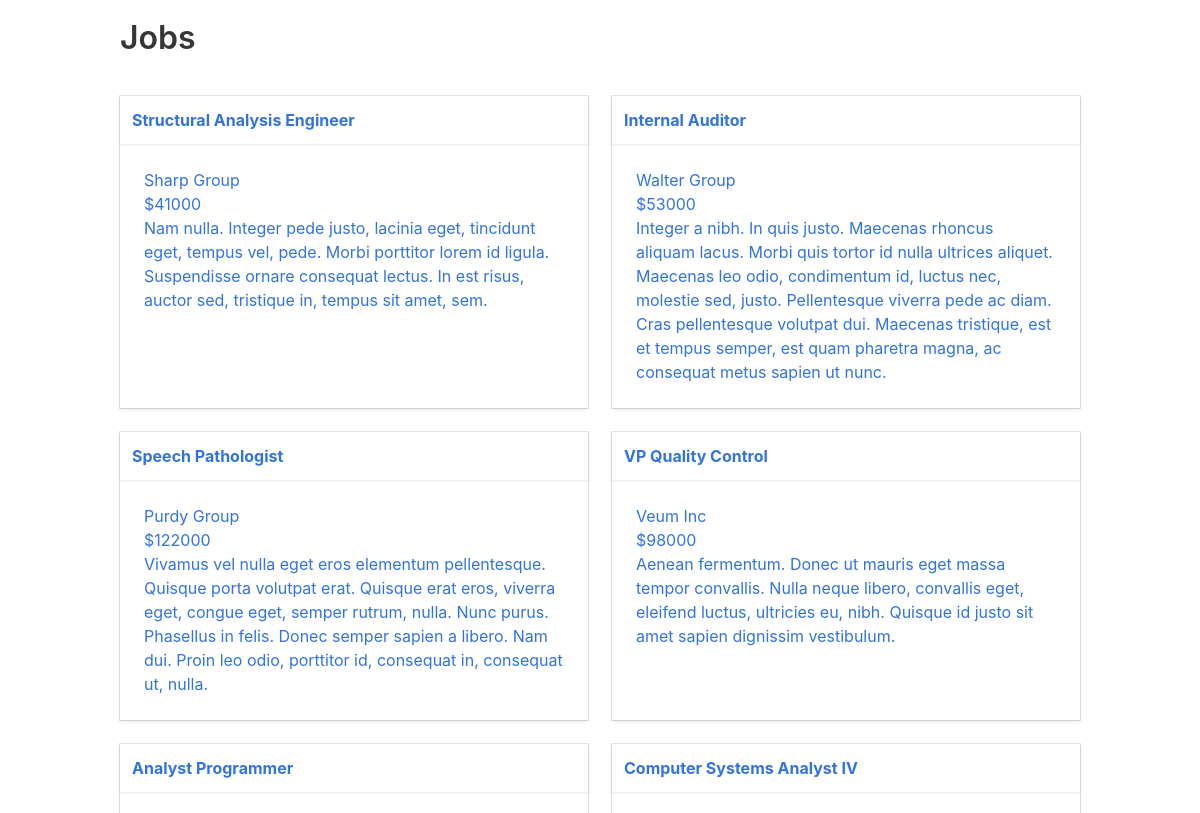
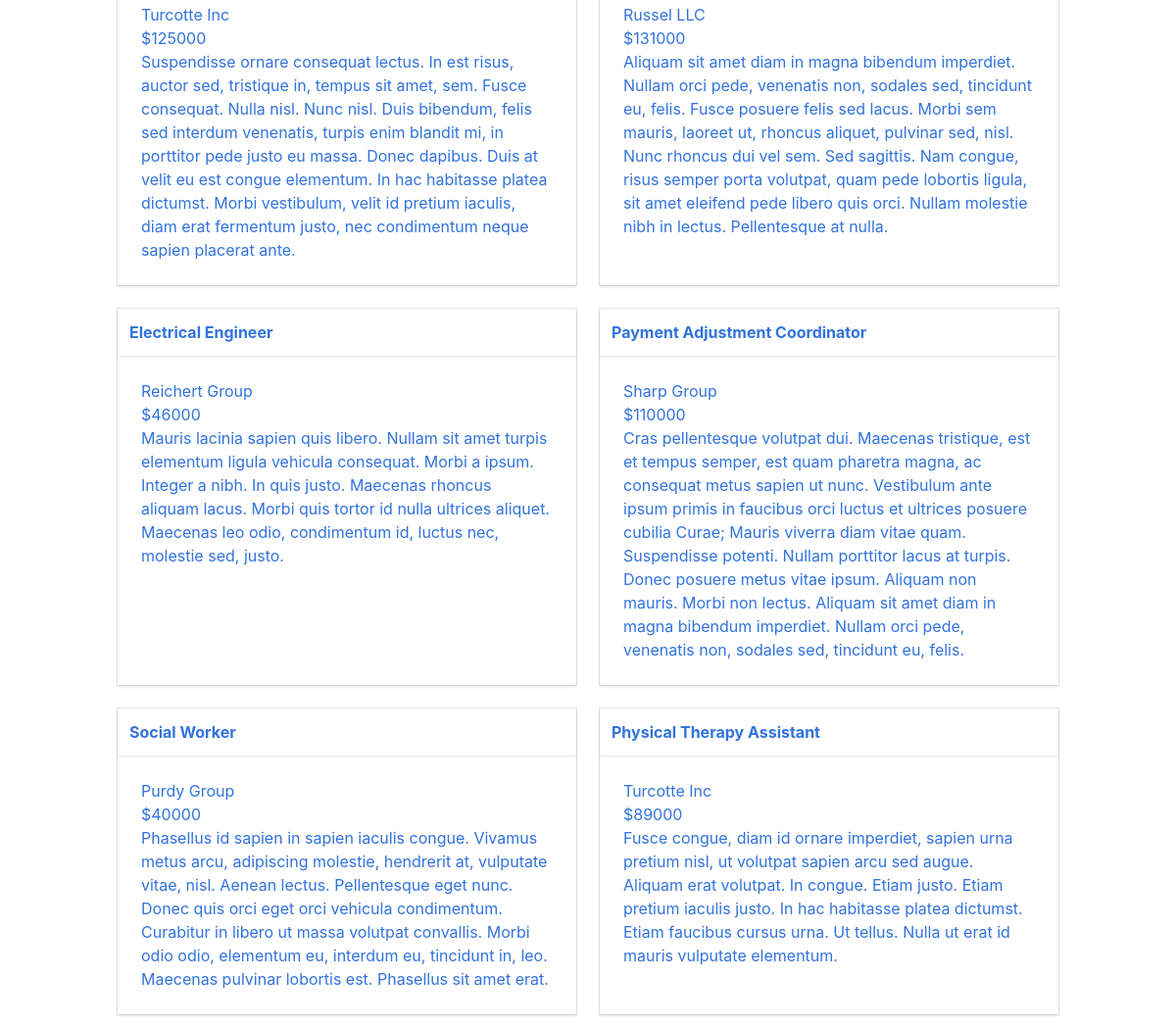
Page /jobs on the committed database (2 pictures, top to bottom).
### tables this page shows
CREATE TABLE "job" (
"id" INTEGER PRIMARY KEY AUTOINCREMENT,
"title" VARCHAR,
"description" TEXT,
"salary" VARCHAR,
"employer_id" INTEGER
);

CREATE TABLE "employer" (
"id" INTEGER PRIMARY KEY AUTOINCREMENT,
"name" VARCHAR,
"description" TEXT,
"address" VARCHAR,
"city" VARCHAR,
"state" VARCHAR,
"zip" VARCHAR
);

### jobs/app.py (the view)
@app.route('/')
@app.route('/jobs')
def jobs():
    jobs = execute_sql('SELECT job.id, job.title, job.description, job.salary, employer.id as employer_id, employer.name as employer_name FROM job JOIN employer ON employer.id = job.employer_id')
    return render_template('index.html', jobs=jobs)

### jobs/app.py (called while the page is built)
def open_connection():
    connection = getattr(g, '_connection', None)
    if connection == None:
        connection = g._connection = sqlite3.connect(PATH)
    connection.row_factory = sqlite3.Row
    return connection

def execute_sql(sql, values=(), commit=False, single=False):
    connection = open_connection()
    cursor = connection.execute(sql, values)
    if commit == True:
        results = connection.commit()
    else:
        results = cursor.fetchone() if single else cursor.fetchall()
    cursor.close()
    return results

@app.teardown_appcontext
def close_connection(exception):
    connection = getattr(g, '_connection', None)
    if connection is not None:
        connection.close()

### jobs/templates/index.html
{% extends 'layout.html' %}
{% block content %}
  <div class="columns">
    <div class="column">
      <h1>Jobs</h1>
    </div>
    <div class="column is-one-fifth">
    </div>
  </div>
  {{ show_jobs(jobs) }}
{% endblock %}

### jobs/templates/_macros.html
{% macro show_job(job) %}
<div class="card adjust-height">
  <header class="card-header">
    <p class="card-header-title">
      <a href="{{ url_for('job', job_id=job['id']) }}">
        {{ job['title'] }}
      </a>
    </p>
  </header>
  <div class="card-content">
    <div class="content">
      <p>
        <a href="{{ url_for('employer', employer_id=job['employer_id']) }}">
          {{ job['employer_name' ]}}
          <br>
          ${{ job['salary'] }}
          <br>
          {{ job['description'] }}
        </a>
      </p>
    </div>
  </div>
</div>
{% endmacro %}
{% macro show_jobs(jobs) %}
<div class="columns is-multiline">
  {% for job in jobs %}
    <div class="column is-half">
      {{ show_job(job) }}
    </div>
  {% endfor %}
</div>
{% endmacro %}

### jobs/static/css/app.css (style rules this page uses)
.adjust-height { height: 100%; }

### rows in the picture
job: title "Structural Analysis Engineer", name "Sharp Group", salary "41000", description "Nam nulla. Integer pede justo, lacinia eget, tincidunt eget, tempus vel, pede. Morbi porttitor lorem id ligula. Suspendisse ornare consequat lectus. In est risus, auctor sed, tristique in, tempus sit amet, sem."
job: title "Internal Auditor", name "Walter Group", salary "53000", description "Integer a nibh. In quis justo. Maecenas rhoncus aliquam lacus. Morbi quis tortor id nulla ultrices aliquet. Maecenas leo odio, condimentum id, luctus nec, molestie sed, justo. Pellentesque viverra pede ac diam. Cras pellentesque volutpat dui. Maecenas tristique, est et tempus semper, est quam pharetra magna, ac consequat metus sapien ut nunc."
job: title "Speech Pathologist", name "Purdy Group", salary "122000", description "Vivamus vel nulla eget eros elementum pellentesque. Quisque porta volutpat erat. Quisque erat eros, viverra eget, congue eget, semper rutrum, nulla. Nunc purus. Phasellus in felis. Donec semper sapien a libero. Nam dui. Proin leo odio, porttitor id, consequat in, consequat ut, nulla."
job: title "VP Quality Control", name "Veum Inc", salary "98000", description "Aenean fermentum. Donec ut mauris eget massa tempor convallis. Nulla neque libero, convallis eget, eleifend luctus, ultricies eu, nibh. Quisque id justo sit amet sapien dignissim vestibulum."
job: title "Analyst Programmer", name "Turcotte Inc", salary "125000", description "Suspendisse ornare consequat lectus. In est risus, auctor sed, tristique in, tempus sit amet, sem. Fusce consequat. Nulla nisl. Nunc nisl. Duis bibendum, felis sed interdum venenatis, turpis enim blandit mi, in porttitor pede justo eu massa. Donec dapibus. Duis at velit eu est congue elementum. In hac habitasse platea dictumst. Morbi vestibulum, velit id pretium iaculis, diam erat fermentum justo, nec condimentum neque sapien placerat ante."
job: title "Computer Systems Analyst IV", name "Russel LLC", salary "131000", description "Aliquam sit amet diam in magna bibendum imperdiet. Nullam orci pede, venenatis non, sodales sed, tincidunt eu, felis. Fusce posuere felis sed lacus. Morbi sem mauris, laoreet ut, rhoncus aliquet, pulvinar sed, nisl. Nunc rhoncus dui vel sem. Sed sagittis. Nam congue, risus semper porta volutpat, quam pede lobortis ligula, sit amet eleifend pede libero quis orci. Nullam molestie nibh in lectus. Pellentesque at nulla."
job: title "Electrical Engineer", name "Reichert Group", salary "46000", description "Mauris lacinia sapien quis libero. Nullam sit amet turpis elementum ligula vehicula consequat. Morbi a ipsum. Integer a nibh. In quis justo. Maecenas rhoncus aliquam lacus. Morbi quis tortor id nulla ultrices aliquet. Maecenas leo odio, condimentum id, luctus nec, molestie sed, justo."
job: title "Payment Adjustment Coordinator", name "Sharp Group", salary "110000", description "Cras pellentesque volutpat dui. Maecenas tristique, est et tempus semper, est quam pharetra magna, ac consequat metus sapien ut nunc. Vestibulum ante ipsum primis in faucibus orci luctus et ultrices posuere cubilia Curae; Mauris viverra diam vitae quam. Suspendisse potenti. Nullam porttitor lacus at turpis. Donec posuere metus vitae ipsum. Aliquam non mauris. Morbi non lectus. Aliquam sit amet diam in magna bibendum imperdiet. Nullam orci pede, venenatis non, sodales sed, tincidunt eu, felis."
job: title "Social Worker", name "Purdy Group", salary "40000", description "Phasellus id sapien in sapien iaculis congue. Vivamus metus arcu, adipiscing molestie, hendrerit at, vulputate vitae, nisl. Aenean lectus. Pellentesque eget nunc. Donec quis orci eget orci vehicula condimentum. Curabitur in libero ut massa volutpat convallis. Morbi odio odio, elementum eu, interdum eu, tincidunt in, leo. Maecenas pulvinar lobortis est. Phasellus sit amet erat."
job: title "Physical Therapy Assistant", name "Turcotte Inc", salary "89000", description "Fusce congue, diam id ornare imperdiet, sapien urna pretium nisl, ut volutpat sapien arcu sed augue. Aliquam erat volutpat. In congue. Etiam justo. Etiam pretium iaculis justo. In hac habitasse platea dictumst. Etiam faucibus cursus urna. Ut tellus. Nulla ut erat id mauris vulputate elementum."
